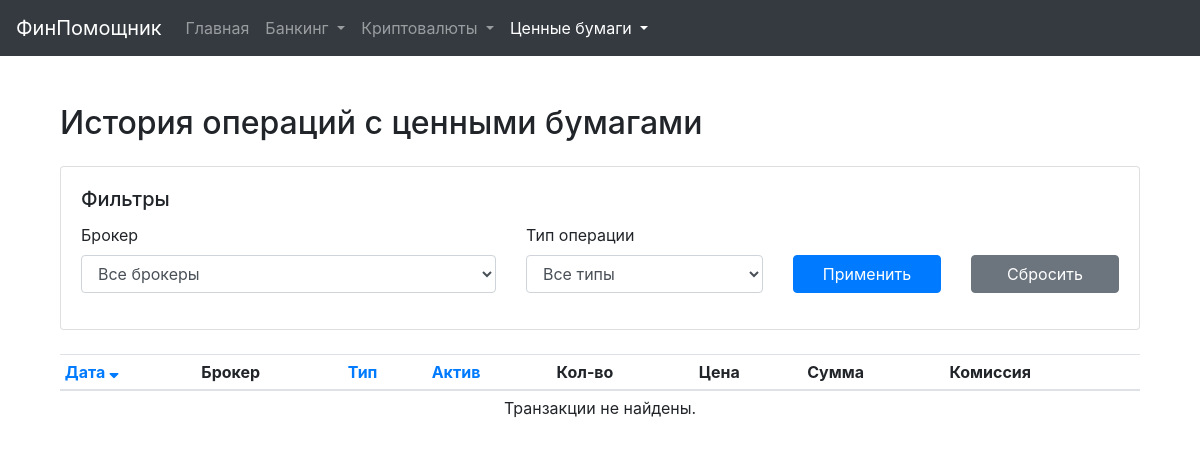
Page /transactions on the earlier database version.
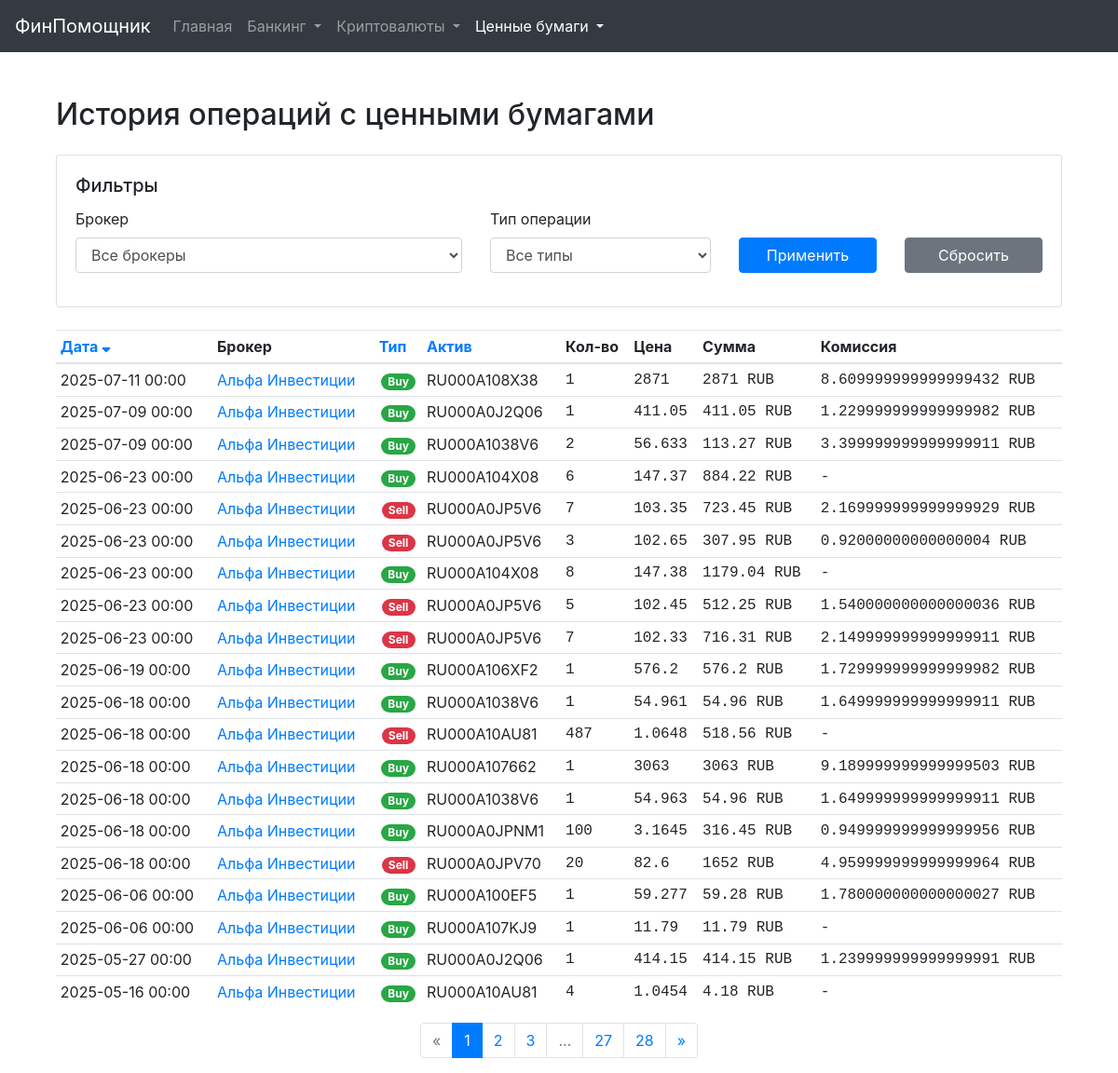
Same page on the later database version.
### models.py (models this page shows, shortened)
class Transaction(db.Model):
    id = db.Column(db.Integer, primary_key=True)
    exchange_tx_id = db.Column(db.String(128), unique=True, nullable=True)
    timestamp = db.Column(db.DateTime, nullable=False, index=True)
    type = db.Column(db.String(64), nullable=False)
    raw_type = db.Column(db.String(128))
    asset1_ticker = db.Column(db.String(32))
    asset1_amount = db.Column(db.Numeric(36, 18))
    asset2_ticker = db.Column(db.String(32))
    asset2_amount = db.Column(db.Numeric(36, 18))
    fee_amount = db.Column(db.Numeric(36, 18))
    fee_currency = db.Column(db.String(32))
    execution_price = db.Column(db.Numeric(36, 18)) # Новое поле для цены исполнения сделки
    description = db.Column(db.Text)
    platform_id = db.Column(db.Integer, db.ForeignKey('investment_platform.id'), nullable=False)
    platform = db.relationship('InvestmentPlatform', back_populates='transactions')

class InvestmentPlatform(db.Model):
    id = db.Column(db.Integer, primary_key=True)
    name = db.Column(db.String(128), nullable=False, unique=True)
    platform_type = db.Column(db.String(64), nullable=False)
    is_active = db.Column(db.Boolean, default=True, nullable=False)
    api_key = db.Column(db.String(256))
    api_secret_encrypted = db.Column(db.String(512))
    passphrase_encrypted = db.Column(db.String(512))
    other_credentials_json_encrypted = db.Column(db.Text)
    notes = db.Column(db.Text)
    last_sync_status = db.Column(db.String(128))
    last_synced_at = db.Column(db.DateTime)
    last_tx_synced_at = db.Column(db.DateTime) # Новая колонка для синхронизации транзакций
    manual_earn_balances_json = db.Column(db.Text, default='{}') # Новая колонка для ручных Earn балансов
    assets = db.relationship('InvestmentAsset', back_populates='platform', cascade="all, delete-orphan", lazy='dynamic')
    transactions = db.relationship('Transaction', back_populates='platform', cascade="all, delete-orphan", lazy='dynamic')
    @property
    def api_secret(self):
        return decrypt_data(self.api_secret_encrypted)
    @property
    def passphrase(self):
        return decrypt_data(self.passphrase_encrypted)
    @property
    def other_credentials_json(self):
        return decrypt_data(self.other_credentials_json_encrypted)

### securities_logic.py (the view)
@securities_bp.route('/transactions')
def ui_securities_transactions():
    page = request.args.get('page', 1, type=int)
    sort_by = request.args.get('sort_by', 'timestamp')
    order = request.args.get('order', 'desc')
    filter_platform_id = request.args.get('filter_platform_id', 'all')
    filter_type = request.args.get('filter_type', 'all')
    query = Transaction.query.join(InvestmentPlatform).filter(InvestmentPlatform.platform_type == 'stock_broker')
    query = query.options(joinedload(Transaction.platform))
    if filter_platform_id != 'all':
        query = query.filter(Transaction.platform_id == int(filter_platform_id))
    if filter_type != 'all':
        query = query.filter(Transaction.type == filter_type)
    sort_column = getattr(Transaction, sort_by, Transaction.timestamp)
    if order == 'desc':
        query = query.order_by(desc(sort_column))
    else:
        query = query.order_by(asc(sort_column))
    pagination = query.paginate(page=page, per_page=current_app.config.get('ITEMS_PER_PAGE', 50), error_out=False)
    platforms = InvestmentPlatform.query.filter_by(platform_type='stock_broker').order_by(InvestmentPlatform.name).all()
    unique_transaction_types = [r[0] for r in db.session.query(Transaction.type).join(InvestmentPlatform).filter(InvestmentPlatform.platform_type == 'stock_broker').distinct().order_by(Transaction.type).all()]
    return render_template('securities_transactions.html',
                           transactions=pagination.items,
                           pagination=pagination,
                           sort_by=sort_by, order=order,
                           filter_platform_id=filter_platform_id,
                           filter_type=filter_type,
                           platforms=platforms,
                           unique_transaction_types=unique_transaction_types)

### templates/securities_transactions.html (shortened to what the changed rows need)
{% extends "base.html" %}
{% macro sort_link(column, title) %}
    {% set new_order = 'asc' if sort_by == column and order == 'desc' else 'desc' %}
    <a href="{{ url_for('securities.ui_securities_transactions', sort_by=column, order=new_order, filter_platform_id=filter_platform_id, filter_type=filter_type, page=1) }}">
        {{ title }}
        {% if sort_by == column %}
            {% if order == 'asc' %}<i class="fas fa-sort-up"></i>{% else %}<i class="fas fa-sort-down"></i>{% endif %}
        {% endif %}
    </a>
{% endmacro %}
{% block content %}
<div class="container mt-4">
    <div class="d-flex justify-content-between align-items-center mb-3">
        <h2>История операций с ценными бумагами</h2>
    </div>
    <div class="table-responsive">
        <table class="table table-sm table-hover">
            <thead>
                <tr>
                    <th>{{ sort_link('timestamp', 'Дата') }}</th>
                    <th>Брокер</th>
                    <th>{{ sort_link('type', 'Тип') }}</th>
                    <th>{{ sort_link('asset1_ticker', 'Актив') }}</th>
                    <th class="text-end">Кол-во</th>
                    <th class="text-end">Цена</th>
                    <th class="text-end">Сумма</th>
                    <th>Комиссия</th>
                </tr>
            </thead>
            <tbody>
                {% for tx in transactions %}
                {% set badge_map = {'buy': 'badge-success', 'sell': 'badge-danger'} %}
                <tr>
                    <td>{{ tx.timestamp.strftime('%Y-%m-%d %H:%M') }}</td>
                    <td><a href="{{ url_for('securities.ui_broker_detail', platform_id=tx.platform.id) }}">{{ tx.platform.name }}</a></td>
                    <td class="text-center">
                        <span class="badge badge-pill {{ badge_map.get(tx.type, 'badge-light') }}">{{ tx.type|capitalize }}</span>
                    </td>
                    <td>{{ tx.asset1_ticker }}</td>
                    <td class="text-end text-monospace">{{ tx.asset1_amount|trim_zeros if tx.asset1_amount is not none else '-' }}</td>
                    <td class="text-end text-monospace">{{ "%.4f"|format(tx.execution_price)|trim_zeros if tx.execution_price is not none else '-' }}</td>
                    <td class="text-end text-monospace">{{ "%.2f"|format(tx.asset2_amount)|trim_zeros if tx.asset2_amount is not none else '-' }} {{ tx.asset2_ticker }}</td>
                    <td class="text-monospace">{{ (tx.fee_amount|trim_zeros ~ ' ' ~ tx.fee_currency) if tx.fee_amount and tx.fee_amount > 0 and tx.fee_currency else '-' }}</td>
                </tr>
                {% else %}
                <tr>
                    <td colspan="8" class="text-center">Транзакции не найдены.</td>
                </tr>
                {% endfor %}
            </tbody>
        </table>
    </div>
    {% if pagination and pagination.pages > 1 %}
        <nav aria-label="Навигация по транзакциям">
            <ul class="pagination justify-content-center">
                {% set base_args = {'sort_by': sort_by, 'order': order, 'filter_platform_id': filter_platform_id, 'filter_type': filter_type} %}
                <li class="page-item {% if not pagination.has_prev %}disabled{% endif %}">
                    <a class="page-link" href="{{ url_for('securities.ui_securities_transactions', page=pagination.prev_num, **base_args) }}">&laquo;</a>
                </li>
                {% for p in pagination.iter_pages(left_edge=2, right_edge=2, left_current=2, right_current=2) %}
                    {% if p %}
                        <li class="page-item {% if p == pagination.page %}active{% endif %}">
                            <a class="page-link" href="{{ url_for('securities.ui_securities_transactions', page=p, **base_args) }}">{{ p }}</a>
                        </li>
                    {% else %}
                        <li class="page-item disabled"><span class="page-link">…</span></li>
                    {% endif %}
                {% endfor %}
                <li class="page-item {% if not pagination.has_next %}disabled{% endif %}">
                    <a class="page-link" href="{{ url_for('securities.ui_securities_transactions', page=pagination.next_num, **base_args) }}">&raquo;</a>
                </li>
            </ul>
        </nav>
    {% endif %}
</div>
{% endblock %}

Differences in the rows shown:
added Transaction: timestamp "2025-07-11 00:00", platform.name "Альфа Инвестиции", type "Buy", asset1_ticker "RU000A108X38", asset1_amount "1", execution_price "2871", asset2_amount "2871", asset2_ticker "RUB", fee_amount+fee_currency "8.609999999999999432 RUB"
added Transaction: timestamp "2025-07-09 00:00", platform.name "Альфа Инвестиции", type "Buy", asset1_ticker "RU000A0J2Q06", asset1_amount "1", execution_price "411.05", asset2_amount "411.05", asset2_ticker "RUB", fee_amount+fee_currency "1.229999999999999982 RUB"
added Transaction: timestamp "2025-07-09 00:00", platform.name "Альфа Инвестиции", type "Buy", asset1_ticker "RU000A1038V6", asset1_amount "2", execution_price "56.633", asset2_amount "113.27", asset2_ticker "RUB", fee_amount+fee_currency "3.399999999999999911 RUB"
added Transaction: timestamp "2025-06-23 00:00", platform.name "Альфа Инвестиции", type "Buy", asset1_ticker "RU000A104X08", asset1_amount "6", execution_price "147.37", asset2_amount "884.22", asset2_ticker "RUB", fee_amount "-"
added Transaction: timestamp "2025-06-23 00:00", platform.name "Альфа Инвестиции", type "Sell", asset1_ticker "RU000A0JP5V6", asset1_amount "7", execution_price "103.35", asset2_amount "723.45", asset2_ticker "RUB", fee_amount+fee_currency "2.169999999999999929 RUB"
added Transaction: timestamp "2025-06-23 00:00", platform.name "Альфа Инвестиции", type "Sell", asset1_ticker "RU000A0JP5V6", asset1_amount "3", execution_price "102.65", asset2_amount "307.95", asset2_ticker "RUB", fee_amount+fee_currency "0.92000000000000004 RUB"
added Transaction: timestamp "2025-06-23 00:00", platform.name "Альфа Инвестиции", type "Buy", asset1_ticker "RU000A104X08", asset1_amount "8", execution_price "147.38", asset2_amount "1179.04", asset2_ticker "RUB", fee_amount "-"
added Transaction: timestamp "2025-06-23 00:00", platform.name "Альфа Инвестиции", type "Sell", asset1_ticker "RU000A0JP5V6", asset1_amount "5", execution_price "102.45", asset2_amount "512.25", asset2_ticker "RUB", fee_amount+fee_currency "1.540000000000000036 RUB"
added Transaction: timestamp "2025-06-23 00:00", platform.name "Альфа Инвестиции", type "Sell", asset1_ticker "RU000A0JP5V6", asset1_amount "7", execution_price "102.33", asset2_amount "716.31", asset2_ticker "RUB", fee_amount+fee_currency "2.149999999999999911 RUB"
added Transaction: timestamp "2025-06-19 00:00", platform.name "Альфа Инвестиции", type "Buy", asset1_ticker "RU000A106XF2", asset1_amount "1", execution_price "576.2", asset2_amount "576.2", asset2_ticker "RUB", fee_amount+fee_currency "1.729999999999999982 RUB"
added Transaction: timestamp "2025-06-18 00:00", platform.name "Альфа Инвестиции", type "Buy", asset1_ticker "RU000A1038V6", asset1_amount "1", execution_price "54.961", asset2_amount "54.96", asset2_ticker "RUB", fee_amount+fee_currency "1.649999999999999911 RUB"
added Transaction: timestamp "2025-06-18 00:00", platform.name "Альфа Инвестиции", type "Sell", asset1_ticker "RU000A10AU81", asset1_amount "487", execution_price "1.0648", asset2_amount "518.56", asset2_ticker "RUB", fee_amount "-"
added Transaction: timestamp "2025-06-18 00:00", platform.name "Альфа Инвестиции", type "Buy", asset1_ticker "RU000A107662", asset1_amount "1", execution_price "3063", asset2_amount "3063", asset2_ticker "RUB", fee_amount+fee_currency "9.189999999999999503 RUB"
added Transaction: timestamp "2025-06-18 00:00", platform.name "Альфа Инвестиции", type "Buy", asset1_ticker "RU000A1038V6", asset1_amount "1", execution_price "54.963", asset2_amount "54.96", asset2_ticker "RUB", fee_amount+fee_currency "1.649999999999999911 RUB"
added Transaction: timestamp "2025-06-18 00:00", platform.name "Альфа Инвестиции", type "Buy", asset1_ticker "RU000A0JPNM1", asset1_amount "100", execution_price "3.1645", asset2_amount "316.45", asset2_ticker "RUB", fee_amount+fee_currency "0.949999999999999956 RUB"
added Transaction: timestamp "2025-06-18 00:00", platform.name "Альфа Инвестиции", type "Sell", asset1_ticker "RU000A0JPV70", asset1_amount "20", execution_price "82.6", asset2_amount "1652", asset2_ticker "RUB", fee_amount+fee_currency "4.959999999999999964 RUB"
added Transaction: timestamp "2025-06-06 00:00", platform.name "Альфа Инвестиции", type "Buy", asset1_ticker "RU000A100EF5", asset1_amount "1", execution_price "59.277", asset2_amount "59.28", asset2_ticker "RUB", fee_amount+fee_currency "1.780000000000000027 RUB"
added Transaction: timestamp "2025-06-06 00:00", platform.name "Альфа Инвестиции", type "Buy", asset1_ticker "RU000A107KJ9", asset1_amount "1", execution_price "11.79", asset2_amount "11.79", asset2_ticker "RUB", fee_amount "-"
added Transaction: timestamp "2025-05-27 00:00", platform.name "Альфа Инвестиции", type "Buy", asset1_ticker "RU000A0J2Q06", asset1_amount "1", execution_price "414.15", asset2_amount "414.15", asset2_ticker "RUB", fee_amount+fee_currency "1.239999999999999991 RUB"
added Transaction: timestamp "2025-05-16 00:00", platform.name "Альфа Инвестиции", type "Buy", asset1_ticker "RU000A10AU81", asset1_amount "4", execution_price "1.0454", asset2_amount "4.18", asset2_ticker "RUB", fee_amount "-"
Other differences:
text no longer shown: "Транзакции не найдены."
new list line: "1"
new list line: "2"
new list line: "3"
new list line: "27"
new list line: "28"
